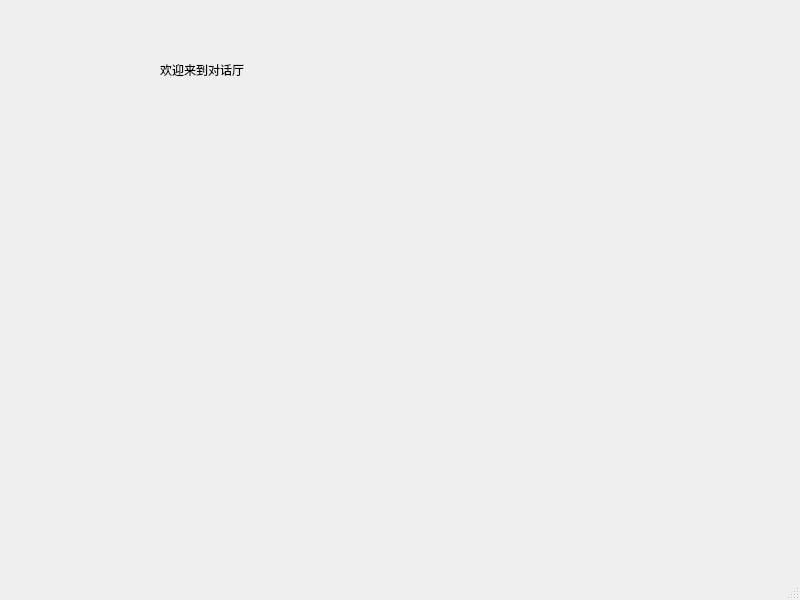
<?xml version="1.0" encoding="UTF-8"?>
<ui version="4.0">
 <class>MainWindow</class>
 <widget class="QMainWindow" name="MainWindow">
  <property name="geometry">
   <rect>
    <x>0</x>
    <y>0</y>
    <width>800</width>
    <height>600</height>
   </rect>
  </property>
  <property name="windowTitle">
   <string>MainWindow</string>
  </property>
  <widget class="QWidget" name="centralwidget">
   <widget class="QLabel" name="label">
    <property name="geometry">
     <rect>
      <x>160</x>
      <y>60</y>
      <width>101</width>
      <height>20</height>
     </rect>
    </property>
    <property name="text">
     <string>欢迎来到对话厅</string>
    </property>
   </widget>
  </widget>
  <widget class="QMenuBar" name="menubar">
   <property name="geometry">
    <rect>
     <x>0</x>
     <y>0</y>
     <width>800</width>
     <height>22</height>
    </rect>
   </property>
  </widget>
  <widget class="QStatusBar" name="statusbar"/>
 </widget>
 <resources/>
 <connections/>
</ui>
